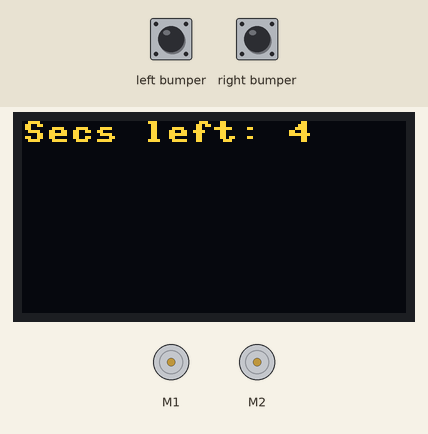
This program was run on a simulated Raspberry Pi Pico running MicroPython. On the bench: 128×64 one-colour display, 2 × DC motor (green arrow = forward, orange = backward, longer = faster). The test bench sets the inputs (shaded band); at power-on: left bumper HIGH, right bumper HIGH. The OLED is the two-colour kind (top 16 rows yellow); the time a move or turn takes is an estimate.

Above: at 1.1 s.
At 6.01 s:
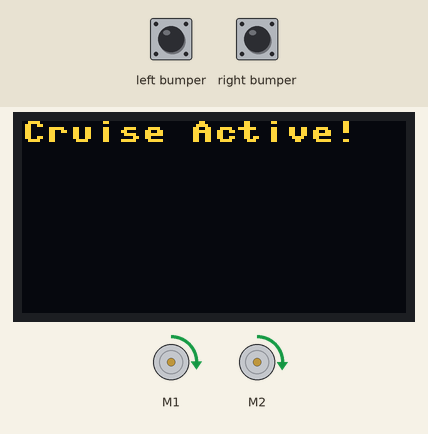
6.3 s: left bumper pulled LOW for 0.15 s
At 6.95 s:
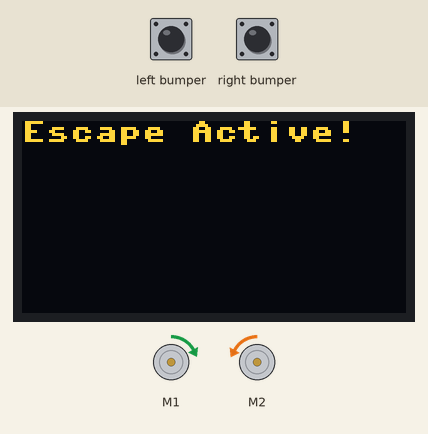
7.0 s: left bumper pulled LOW for 1 s
8.6 s: right bumper pulled LOW for 0.15 s
At 8.93 s:
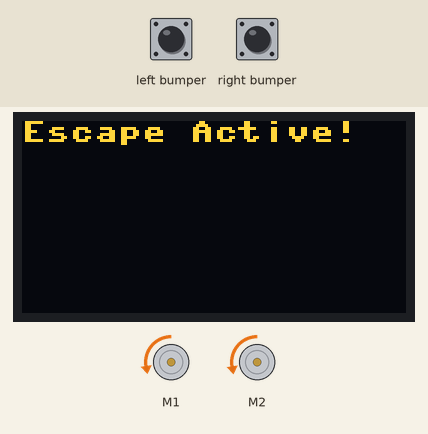
9.3 s: left bumper pulled LOW for 3.2 s
Timing chart, 0 to 14.1 s (numbered marks = the images above; inputs shaded):
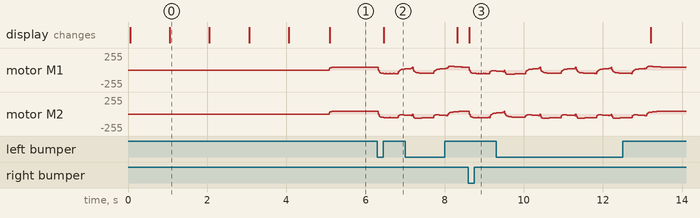

Measured:
- after the input at 6.3 s, the display: changes after 0.17 s (image 2)
- after the input at 8.6 s, the display: changes at once (image 3)
- what the display in image 0 shows lasts 1.0 s, from 1.1 s to 2.1 s

The program:

behave.py
```python
# (licence header left out)
import time
from pololu_3pi_2040_robot import robot
from micropython import const

class WheelPID:
    def __init__(self, Kp=0.5, Ki=0.05):
        self._Kp = Kp
        self._Ki = Ki
        self._desired_tick_velocity = 0.0
        self._desired_tick_bias = 0.0
        self._motorPWM = [0, 0]
        self._integral = 0.0
        self._motors = robot.Motors()
        self._encoders = robot.Encoders()
        self._last_ticks = self._encoders.get_counts()
        self._last_time = time.ticks_us()
        # This is the maximum number of encoder ticks per second for full-speed motion of my 3π+ robot.
        self._max_ticks_per_second = 5000.0
        self._percent_to_ticks_per_second = self._max_ticks_per_second / 100.0

    def set_velocities(self, velocity, steering_bias):
        self._desired_tick_velocity = velocity * self._percent_to_ticks_per_second
        self._desired_tick_bias = steering_bias * self._percent_to_ticks_per_second

    def update(self):
        ticks_delta = [0.0, 0.0]
        curr_time = time.ticks_us()
        curr_ticks = self._encoders.get_counts()
        elapsed_time = curr_time - self._last_time
        ticks_delta[0] = (curr_ticks[0] - self._last_ticks[0]) / (elapsed_time / 1000000.0)
        ticks_delta[1] = (curr_ticks[1] - self._last_ticks[1]) / (elapsed_time / 1000000.0)

        errors = [0.0, 0.0]
        integral_error = self._Ki * self._integrate(ticks_delta)
        errors[0] = self._Kp * (self._desired_tick_velocity - ticks_delta[0] - integral_error)
        errors[1] = self._Kp * (self._desired_tick_velocity - ticks_delta[1] + integral_error)
        self._alter_motor_pwm(errors)

        self._last_time = curr_time
        self._last_ticks = curr_ticks


    def _integrate(self, tick_counts):
        self._integral = self._integral + tick_counts[0] - tick_counts[1] + self._desired_tick_bias
        return self._integral

    def _alter_motor_pwm(self, motor_pwm_deltas):
        self._motorPWM[0] = self._clip(self._motorPWM[0] + motor_pwm_deltas[0], -robot.Motors.MAX_SPEED, robot.Motors.MAX_SPEED)
        self._motorPWM[1] = self._clip(self._motorPWM[1] + motor_pwm_deltas[1], -robot.Motors.MAX_SPEED, robot.Motors.MAX_SPEED)
        self._motors.set_speeds(self._motorPWM[0], self._motorPWM[1])

    def _clip(self, val, min, max):
        if val < min:
            val = min
        if val > max:
            val = max
        return val


class BehaviorBase:
    def __init__(self):
        self.outputActive = False
        self.outputVelocity = 0.0
        self.outputSteering = 0.0

class Cruise(BehaviorBase):
    CRUISE_SPEED = const(20.0)

    def __init__(self):
        super().__init__()

    def update(self):
        self.outputActive = True
        self.outputVelocity = CRUISE_SPEED
        self.outputSteering = 0.0

class Escape(BehaviorBase):
    STATE_IDLE = const(0)
    STATE_BACKUP = const(1)
    STATE_TURNING = const(2)
    BACKUP_SPEED = const(25.0)
    BACKUP_TIME = const(500000)
    TURN_SPEED = const(25.0)
    TURN_TIME = const(350000)

    def __init__(self):
        self._state = STATE_IDLE
        self._start_time = 0
        self._turn_bias = 0
        super().__init__()

    def update(self, left_bumper_is_pressed, right_bumper_is_pressed):
        curr_time = time.ticks_us()
        elapsed_time = curr_time - self._start_time

        if self._state == STATE_IDLE:
            if left_bumper_is_pressed:
                self._backup_and_turn(-TURN_SPEED)
            elif right_bumper_is_pressed:
                self._backup_and_turn(TURN_SPEED)
        elif self._state == STATE_BACKUP:
            if elapsed_time >= BACKUP_TIME:
                self._start_time = time.ticks_us()
                self._state = STATE_TURNING
                self.outputActive = True
                self.outputVelocity = 0.0
                self.outputSteering = self._turn_bias
        elif self._state == STATE_TURNING:
            if elapsed_time >= TURN_TIME:
                self._state = STATE_IDLE
                self.outputActive = False
                self.outputVelocity = 0.0
                self.outputSteering = 0.0

    def _backup_and_turn(self, turn_bias):
        self._turn_bias = turn_bias
        self._start_time = time.ticks_us()
        self._state = STATE_BACKUP
        self.outputActive = True
        self.outputVelocity = -BACKUP_SPEED
        self.outputSteering = 0.0


display = robot.Display()
bump_sensors = robot.BumpSensors()
wheels = WheelPID()
cruise = Cruise()
escape = Escape()

# How often should the main PID and behaviors update (frequency in Hz)?
sample_frequency = 50
sample_time = 1000000 / sample_frequency

# Speed to run the motors at in percentage (-100 to 100).
test_speed = 25.0
test_steering_bias = 0.0

# Delay for this number of seconds before starting up the motors.
startup_delay = 5

# Calibrate the analog light sensors used for the bumpers.
bump_sensors.calibrate()

# Delay specified amount of time before starting robot.
last_time_update = 0
curr_time = time.ticks_us()
start_time = curr_time + startup_delay * 1000000
while start_time > curr_time:
    curr_time = time.ticks_us()
    time_remaining = (start_time - curr_time + 999999) // 1000000
    if time_remaining != last_time_update:
        last_time_update = time_remaining
        display.fill_rect(0, 0, 128, 10, 0)
        display.text("Secs left: {}".format(time_remaining), 0, 0)
        display.show()

next_update = time.ticks_us() + sample_time
while True:
    # Wait to run next sample at specified frequency.
    while time.ticks_us() < next_update:
        pass
    next_update += sample_time

    # Let each of the behavior state machines run and update their internal state.
    bump_sensors.read()
    cruise.update()
    escape.update(bump_sensors.left_is_pressed(), bump_sensors.right_is_pressed())

    # Arbitrate between the behaviors which want to control the wheels.
    display.fill_rect(0, 0, 128, 10, 0)
    if escape.outputActive:
        display.text("Escape Active!", 0, 0)
        wheels.set_velocities(escape.outputVelocity, escape.outputSteering)
    elif cruise.outputActive:
        display.text("Cruise Active!", 0, 0)
        wheels.set_velocities(cruise.outputVelocity, cruise.outputSteering)
    else:
        wheels.set_velocities(0, 0)
    display.show()

    wheels.update()
```
